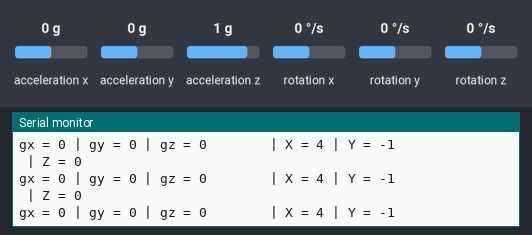
Simulated run of this sketch. Board: Arduino Uno, built with avr-gcc and run on an emulated ATmega328P. On the bench: the last lines printed to the serial monitor. The test bench sets the inputs (shaded band); at power-on: rotation x 0 °/s, rotation y 0 °/s, rotation z 0 °/s, acceleration x 0 g, acceleration y 0 g, acceleration z 1 g.

Above: at 1.2 s.
1.3 s: rotation x set to -192 °/s
At 2.2 s:
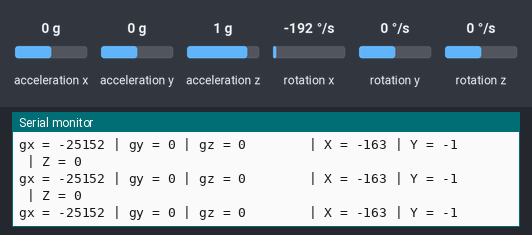
4.3 s: rotation y set to 100 °/s
At 5.1 s:
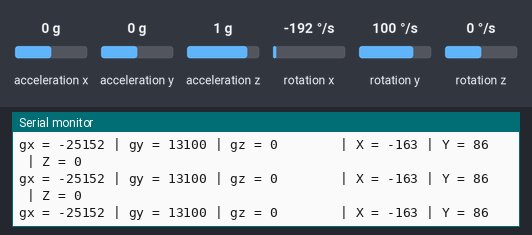
7.3 s: rotation z set to -192 °/s
At 8.2 s:
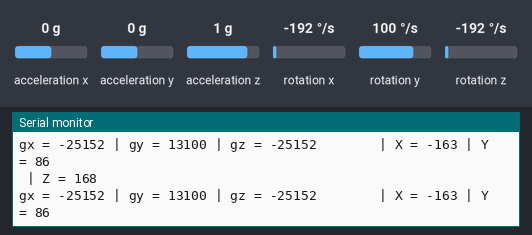
10.3 s: rotation x set to 0 °/s
At 11.0 s:
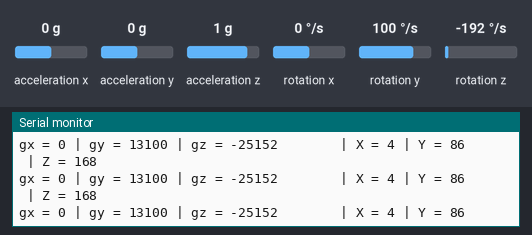
13.3 s: rotation y set to -192 °/s
At 14.1 s:
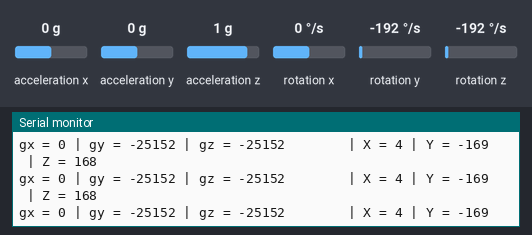
16.3 s: rotation z set to -100 °/s
At 17.3 s:
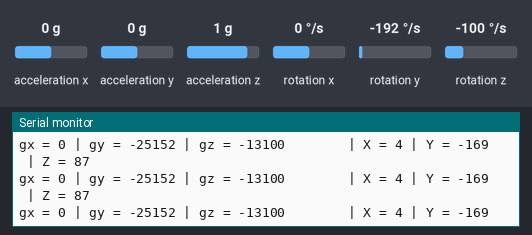
Timing chart, 0 to 19.3 s (numbered marks = the images above; inputs shaded):
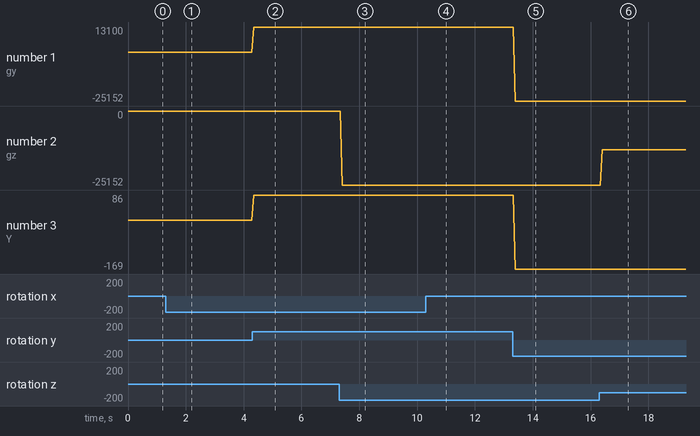

The sketch:

head_mouse_gyroscope_settings.ino
```cpp
/* Code to view on the Serial Monitor the values of the Gyroscope MPU6050
 * and the output for the mouse. This is equal to the standard code
 * but with instructions to check the values on the Serial monitor.
 * Change the delay to read the values at reduced speed.
 *
 * In case head mouse we are in need of only gyroscope reading for knowing the orientation in axes
 *
 * Umar Basha - Tech Monk
*/

 /*
  Arduino Micro - MPU6050 Connections

  pin 2 of Arduino to pin SDA,
  pin 3 to SCL,
  pin 5V to PWR,
  pin GND to GND.

 */

#include <Wire.h>
#include <I2Cdev.h>
#include <MPU6050.h>
//#include <Mouse.h> // no need to include in case of arduino micro pro.

MPU6050 mpu;
int16_t ax, ay, az, gx, gy, gz;
int vx, vy, vz;

void setup() {
  Serial.begin(9600);
  Wire.begin();
  mpu.initialize();
  if (!mpu.testConnection()) { while (1); }
}


void loop() {
  mpu.getMotion6(&ax, &ay, &az, &gx, &gy, &gz);

/* ax,ay,az -> accelerometer axes readings
 * gx,gy,gz -> gyroscope axes readings
*/
  vx = (gx+600)/150; // Change "+600" value so that vx value in the serial monitor is equal to '0'
  vy = (gy-200)/150; // Change "-200" value so that vy value in the serial monitor is equal to '0'
  vz = -(gz-95)/150; // Change "-95" value so that vz value in the serial monitor is equal to '0'

  Serial.print("gx = ");
  Serial.print(gx);
  Serial.print(" | gy = ");
  Serial.print(gy);
  Serial.print(" | gz = ");
  Serial.print(gz);

  Serial.print("        | X = ");
  Serial.print(vx);
  Serial.print(" | Y = ");
  Serial.println(vy);
  Serial.print(" | Z = ");
  Serial.println(vz);

  //After all the values of vx,vy,vz are set to '0'. Uncomment the below Mouse.move() to check the movement of curser.
  //Mouse.move(vx, -vz); // In my case I used x,z - axes to calibrate the orientation and use those to move the mouse curser.

  delay(20);
}
```

Measured:
- after the input at 1.3 s, the serial monitor: prints a new line after 0.08 s (image 1)
- after the input at 4.3 s, the serial monitor: prints a new line after 0.05 s (image 2)
- after the input at 7.3 s, the serial monitor: prints a new line after 0.12 s (image 3)
- after the input at 10.3 s, the serial monitor: prints a new line after 0.08 s (image 4)
- after the input at 13.3 s, the serial monitor: prints a new line after 0.10 s (image 5)
- after the input at 16.3 s, the serial monitor: prints a new line after 0.10 s (image 6)
- plotted number 1: 0 → 13100 after the input at 4.3 s
- plotted number 2: -25152 → -13100 after the input at 16.3 s
